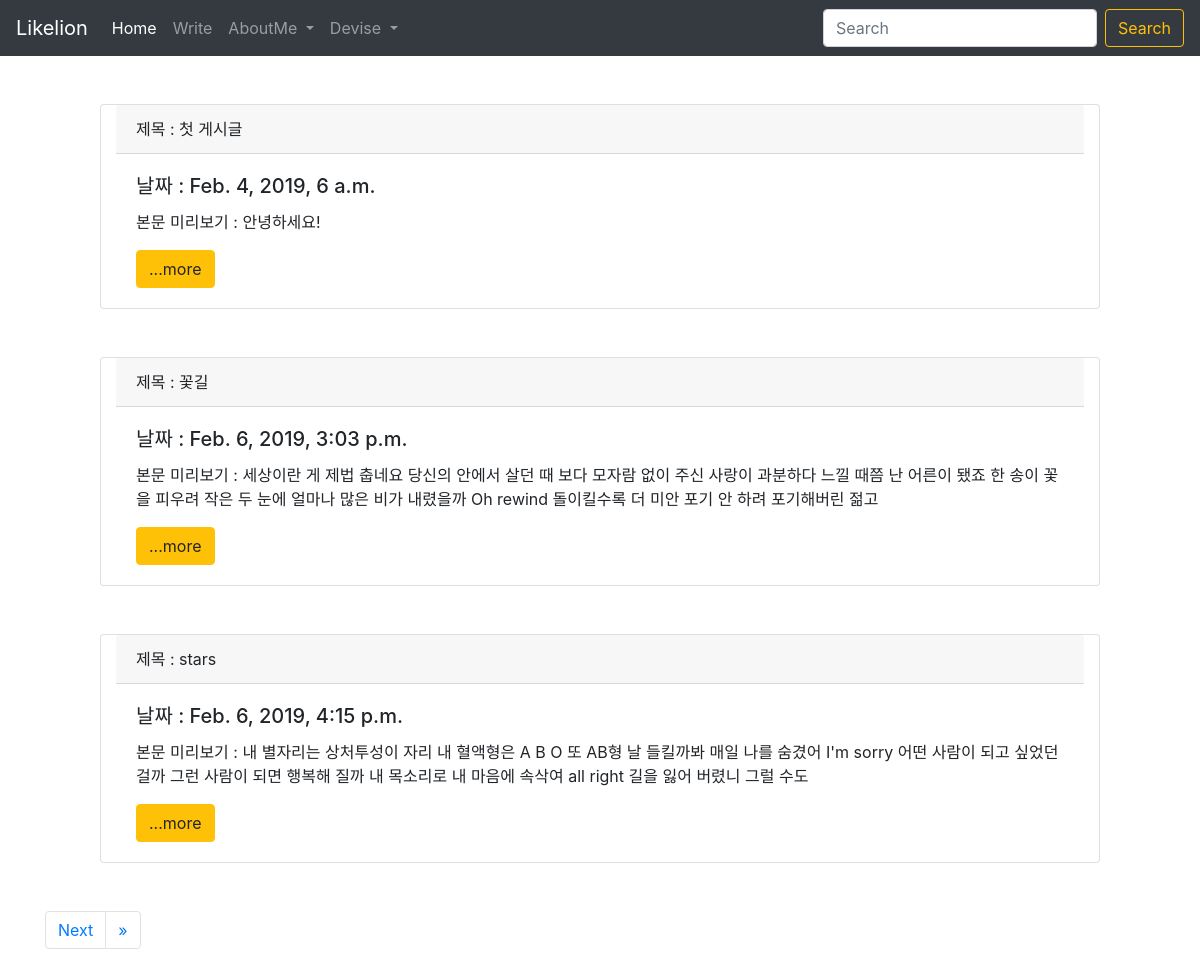
The page / on the database its author committed.
### myblog/models.py (models this page shows, shortened)
class Myblog(models.Model):
  title = models.CharField(max_length=200)
  pub_date = models.DateTimeField('date published')
  body = models.TextField()
  def summary(self):
    return self.body[:150]

### myblog/views.py (the view)
# urls.py: path('', myblog.views.home, name="home"),
def home(request):
  blogs = Myblog.objects
  blog_list = Myblog.objects.all()
  paginator = Paginator(blog_list,3)
  page = request.GET.get('page')
  posts = paginator.get_page(page)
  return render(request, 'home.html', {'blogs':blogs, 'posts':posts})

### myblog/templates/home.html (shortened to what this page needs)
{%extends 'base.html'%}
{%block contents%}
<body>
  <br />
  {% for myblog in posts %}
    <div class="card mx-auto col-md-10" >
      <div class="card-header">
        제목 : {{myblog.title}}
      </div>
      <div class="card-body">
        <h5 class="card-title"> 날짜 : {{myblog.pub_date}} </h5>
        <p class="card-text">본문 미리보기 : {{myblog.summary}}</p>
        <a href="{%url 'detail' myblog.id%}" class="btn btn-warning">...more</a>
      </div>
    </div>
    <br /><br />
  {% endfor %}
  <div class = "container">
    <nav aria-label="Page navigation example">
    <ul class="pagination">
      {%if posts.has_next%}
      <li class="page-item">
        <a class="page-link" href="?page={{posts.next_page_number}}" aria-label="next">Next</a>
      </li>
      <li class="page-item">
        <a class="page-link" href="?page={{posts.paginator.num_pages}}" aria-label="last">
          <span aria-hidden="true">&raquo;</span>
        </a>
      </li>
      {%endif%}
      </ul>
    </nav>
  </div>
{%endblock%}

### rows shown on the page
Myblog: title "첫 게시글", pub_date "Feb. 4, 2019, 6 a.m.", summary "안녕하세요!"
Myblog: title "꽃길", pub_date "Feb. 6, 2019, 3:03 p.m.", summary "세상이란 게 제법 춥네요 당신의 안에서 살던 때 보다 모자람 없이 주신 사랑이 과분하다 느낄 때쯤 난 어른이 됐죠 한 송이 꽃을 피우려 작은 두 눈에 얼마나 많은 비가 내렸을까 Oh rewind 돌이킬수록 더 미안 포기 안 하려 포기해버린 젊고"
Myblog: title "stars", pub_date "Feb. 6, 2019, 4:15 p.m.", summary "내 별자리는 상처투성이 자리 내 혈액형은 A B O 또 AB형 날 들킬까봐 매일 나를 숨겼어 I'm sorry 어떤 사람이 되고 싶었던 걸까 그런 사람이 되면 행복해 질까 내 목소리로 내 마음에 속삭여 all right 길을 잃어 버렸니 그럴 수도"
